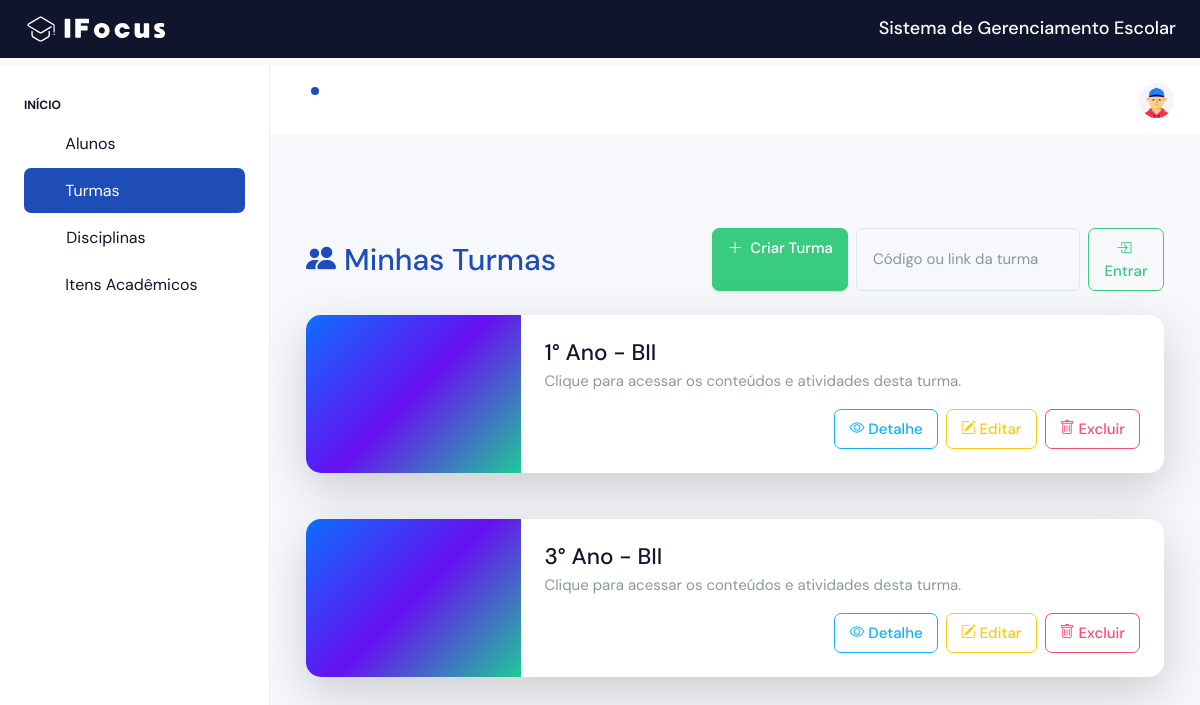
The page /turma/ (signed in) on the database as committed earlier.
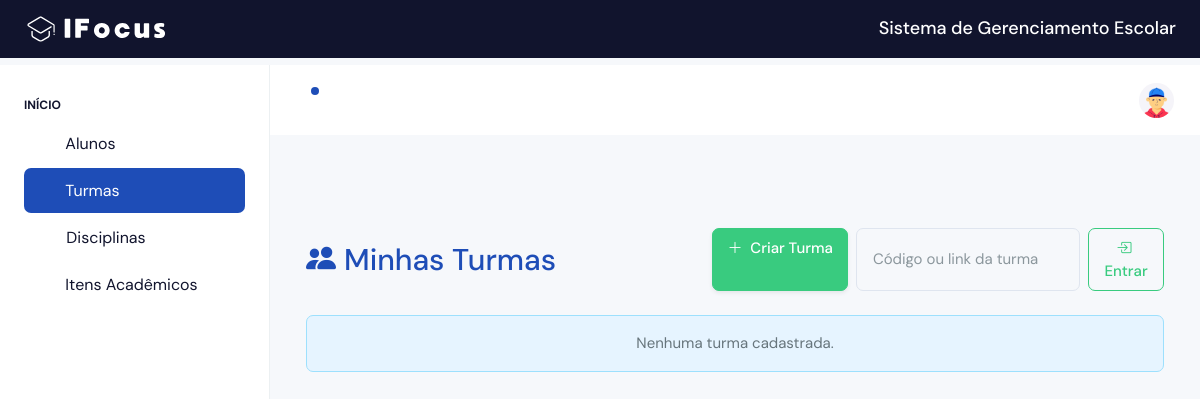
The same page on the database as committed later.
### turma/models.py (models this page shows, shortened)
class Turma(models.Model):
    ANO_CHOICES = [
        ('1° Ano', '1° Ano'),
        ('2° Ano', '2° Ano'),
        ('3° Ano', '3° Ano'),
    ]
    CURSO_CHOICES = [
        ('AA', 'AA'),
        ('AB', 'AB'),
        ('BA', 'BA'),
        ('BII', 'BII'),
        ('AII', 'AII'),
    ]
    curso = models.CharField(max_length=4, choices=CURSO_CHOICES)
    ano = models.CharField(max_length=10, choices=ANO_CHOICES)
    data_criacao = models.DateTimeField(auto_now_add=True)
    lider = models.ForeignKey(
        User,
        on_delete=models.SET_NULL,
        null=True,
        blank=True,
        related_name='lider_turmas'
    )
    membros = models.ManyToManyField(
        User,
        blank=True,
        related_name='turmas'
    )
    codigo_convite = models.CharField(
        max_length=20,
        unique=True,
        null=True,
        blank=True
    )

### turma/views.py (the view)
# urls.py: path('', views.index, name='index-aluno'),
@login_required
def index(request):
    turmas = Turma.objects.filter(membros=request.user)
    return render(request, 'turma/index.html', {'turmas': turmas})

### templates/turma/index.html (shortened to what this page needs)
{% extends "_base.html" %}
{% load static %}
{% block content %}
<div class="container mt-5">
  <div class="d-flex justify-content-between align-items-center mb-4 flex-wrap gap-2">
    <h2 class="text-primary mb-0">
      <i class="bi bi-people-fill me-2"></i>Minhas Turmas
    </h2>
    <div class="d-flex gap-2 flex-wrap">
      {% if perms.turma.add_turma %}
      <a href="/turma/add/" class="btn btn-success shadow-sm">
        <i class="bi bi-plus-lg me-1"></i> Criar Turma
      </a>
      {% endif %}
      <form class="d-flex" method="POST" action="/turma/entrar/">
        <input
          name="codigo_convite"
          class="form-control me-2"
          placeholder="Código ou link da turma"
          required
          type="text"
        />
        <button class="btn btn-outline-success" type="submit">
          <i class="bi bi-box-arrow-in-right me-1"></i> Entrar
        </button>
      </form>
    </div>
  </div>
  <div class="d-flex flex-column gap-3">
    {% for turma in turmas %}
    <div
      class="card shadow-lg border-0 w-100"
      style="border-radius: 15px; overflow: hidden; cursor: pointer;"
      onclick='window.location.href="/disciplina/?turma={{ turma.id }}";'
    >
      <div class="row g-0">
        <div class="col-md-3"
             style="background: linear-gradient(135deg, #0d6efd, #6610f2, #20c997); min-height: 150px;">
        </div>
        <div class="col-md-9 d-flex flex-column justify-content-between p-4">
          <div>
            <h4 class="fw-bold mb-1">{{ turma.get_ano_display }} - {{ turma.get_curso_display }}</h4>
            <p class="text-muted mb-0">Clique para acessar os conteúdos e atividades desta turma.</p>
          </div>
          <div class="d-flex justify-content-end gap-2 mt-3">
            <a href="/turma/{{ turma.id }}/"
               class="btn btn-outline-info"
               onclick="event.stopPropagation();">
              <i class="bi bi-eye"></i> Detalhe
            </a>
            {% if perms.turma.change_turma %}
            <a href="/turma/edit/{{ turma.id }}/"
               class="btn btn-outline-warning"
               onclick="event.stopPropagation();">
              <i class="bi bi-pencil-square"></i> Editar
            </a>
            {% endif %}
            {% if perms.turma.delete_turma %}
            <a href="/turma/delete/{{ turma.id }}/"
               class="btn btn-outline-danger"
               onclick="event.stopPropagation(); return confirm('Tem certeza que deseja excluir?');">
              <i class="bi bi-trash"></i> Excluir
            </a>
            {% endif %}
          </div>
        </div>
      </div>
    </div>
    {% empty %}
    <div class="alert alert-info text-center">Nenhuma turma cadastrada.</div>
    {% endfor %}
  </div>
</div>
{% endblock %}

### templates/_base.html (shortened to what this page needs)
{% load static %}
<!doctype html>
<html lang="en">
<head>
  <link rel="stylesheet" href="{% static 'css/styles.min.css' %}" />
  <link href="https://cdn.jsdelivr.net/npm/bootstrap-icons@1.11.1/font/bootstrap-icons.css" rel="stylesheet">
</head>
<body>
  <div class="page-wrapper" id="main-wrapper" data-layout="vertical" data-navbarbg="skin6" data-sidebartype="full"
    data-sidebar-position="fixed" data-header-position="fixed">
    <div class="app-topstrip bg-dark py-6 px-3 w-100 d-lg-flex align-items-center justify-content-between">
      <div class="d-flex align-items-center justify-content-center gap-5 mb-2 mb-lg-0">
        <a class="d-flex justify-content-center" href="#">
          <img src="{% static 'images/logos/logo-wrappixel.svg' %}" alt="" width="170">
        </a>
      </div>
      <div class="d-lg-flex align-items-center gap-2">
        <h3 class="text-white mb-2 mb-lg-0 fs-5 text-center">Sistema de Gerenciamento Escolar</h3>
      </div>
    </div>
    <aside class="left-sidebar">
     {% include "_sidebar.html" %}
    </aside>
    <div class="body-wrapper">
      <header class="app-header">
        <nav class="navbar navbar-expand-lg navbar-light">
          <ul class="navbar-nav">
            <li class="nav-item dropdown">
              <a class="nav-link " href="javascript:void(0)" id="drop1" data-bs-toggle="dropdown" aria-expanded="false">
                <i class="ti ti-bell"></i>
                <div class="notification bg-primary rounded-circle"></div>
              </a>
            </li>
          </ul>
          <div class="navbar-collapse justify-content-end px-0" id="navbarNav">
            <ul class="navbar-nav flex-row ms-auto align-items-center justify-content-end">
              <li class="nav-item dropdown">
                <a class="nav-link " href="javascript:void(0)" id="drop2" data-bs-toggle="dropdown" aria-expanded="false">
                  <img src="{% static 'images/profile/user-1.jpg' %}" alt="" width="35" height="35" class="rounded-circle">
                </a>
              </li>
            </ul>
          </div>
        </nav>
      </header>
      <div class="body-wrapper-inner">
        <div class="container-fluid">
          {% block content %}
          {% endblock %}
        </div>
      </div>
    </div>
  </div>
</body>
</html>

### templates/_sidebar.html (shortened to what this page needs)
 {% load static %}
      <div>
        <nav class="sidebar-nav scroll-sidebar" data-simplebar="">
          <ul id="sidebarnav">
            <li class="nav-small-cap">
              <span class="hide-menu">Início</span>
            </li>
            <li class="sidebar-item">
              <a class="sidebar-link" href="/aluno/" aria-expanded="false">
                <i class="ti ti-user-circle"></i>
                <span class="hide-menu">Alunos</span>
              </a>
            </li>
            <li class="sidebar-item">
            <a class="sidebar-link" href="/turma/" aria-expanded="false">
              <i class="ti ti-users"></i>
              <span class="hide-menu">Turmas</span>
            </a>
          </li>
            <li class="sidebar-item">
              <a class="sidebar-link justify-content-between"
                href="/disciplina/" aria-expanded="false">
                <div class="d-flex align-items-center gap-3">
                  <span class="d-flex">
                    <i class="ti ti-book"></i>
                  </span>
                  <span class="hide-menu">Disciplinas</span>
                </div>
              </a>
            </li>
            <li class="sidebar-item">
            <a class="sidebar-link" href="/itemacademico/" aria-expanded="false">
              <i class="ti ti-file-text"></i>
              <span class="hide-menu">Itens Acadêmicos</span>
            </a>
          </li>
          </ul>
        </nav>
      </div>

Rows that differ between the two databases and show on the page:
removed Turma: ano "1° Ano", curso "BII"
removed Turma: ano "3° Ano", curso "BII"
Other text that changed with them:
text now shown: "Nenhuma turma cadastrada."
